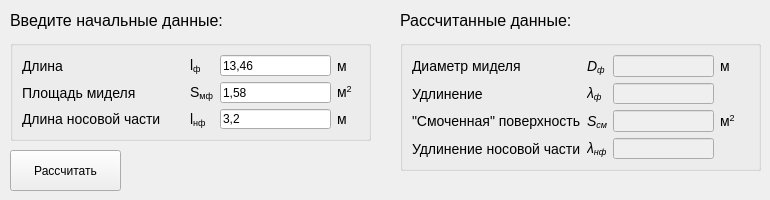
            <widget class="QWidget" name="tab_6">
             <attribute name="title">
              <string>Фюзеляж</string>
             </attribute>
             <widget class="QGroupBox" name="groupBox_9">
              <property name="geometry">
               <rect>
                <x>10</x>
                <y>40</y>
                <width>361</width>
                <height>101</height>
               </rect>
              </property>
              <property name="styleSheet">
               <string notr="true">QLabel{
font-size: 14px;
}</string>
              </property>
              <property name="title">
               <string/>
              </property>
              <layout class="QVBoxLayout" name="verticalLayout_4">
               <item>
                <layout class="QGridLayout" name="gridLayout_11">
                 <item row="0" column="2">
                  <widget class="QLineEdit" name="ed_lf">
                   <property name="text">
                    <string>13,46</string>
                   </property>
                  </widget>
                 </item>
                 <item row="0" column="3">
                  <widget class="QLabel" name="label_181">
                   <property name="text">
                    <string>м   </string>
                   </property>
                  </widget>
                 </item>
                 <item row="1" column="2">
                  <widget class="QLineEdit" name="ed_Smf">
                   <property name="text">
                    <string>1,58</string>
                   </property>
                  </widget>
                 </item>
                 <item row="2" column="2">
                  <widget class="QLineEdit" name="ed_lnf">
                   <property name="text">
                    <string>3,2</string>
                   </property>
                  </widget>
                 </item>
                 <item row="2" column="0">
                  <widget class="QLabel" name="label_168">
                   <property name="text">
                    <string>Длина носовой части</string>
                   </property>
                  </widget>
                 </item>
                 <item row="1" column="0">
                  <widget class="QLabel" name="label_175">
                   <property name="text">
                    <string>Площадь миделя</string>
                   </property>
                  </widget>
                 </item>
                 <item row="0" column="0">
                  <widget class="QLabel" name="label_174">
                   <property name="text">
                    <string>Длина                               </string>
                   </property>
                  </widget>
                 </item>
                 <item row="1" column="3">
                  <widget class="QLabel" name="label_185">
                   <property name="text">
                    <string>&lt;html&gt;&lt;head/&gt;&lt;body&gt;&lt;p&gt;м&lt;span style=&quot; vertical-align:super;&quot;&gt;2&lt;/span&gt;&lt;/p&gt;&lt;/body&gt;&lt;/html&gt;</string>
                   </property>
                  </widget>
                 </item>
                 <item row="2" column="3">
                  <widget class="QLabel" name="label_180">
                   <property name="text">
                    <string>&lt;html&gt;&lt;head/&gt;&lt;body&gt;&lt;p&gt;м   &lt;/p&gt;&lt;/body&gt;&lt;/html&gt;</string>
                   </property>
                  </widget>
                 </item>
                 <item row="0" column="1">
                  <widget class="QLabel" name="label_187">
                   <property name="text">
                    <string>&lt;html&gt;&lt;head/&gt;&lt;body&gt;&lt;p&gt;l&lt;span style=&quot; vertical-align:sub;&quot;&gt;ф&lt;/span&gt;&lt;/p&gt;&lt;/body&gt;&lt;/html&gt;</string>
                   </property>
                  </widget>
                 </item>
                 <item row="1" column="1">
                  <widget class="QLabel" name="label_186">
                   <property name="text">
                    <string>&lt;html&gt;&lt;head/&gt;&lt;body&gt;&lt;p&gt;S&lt;span style=&quot; vertical-align:sub;&quot;&gt;мф&lt;/span&gt;&lt;/p&gt;&lt;/body&gt;&lt;/html&gt;</string>
                   </property>
                  </widget>
                 </item>
                 <item row="2" column="1">
                  <widget class="QLabel" name="label_152">
                   <property name="text">
                    <string>&lt;html&gt;&lt;head/&gt;&lt;body&gt;&lt;p&gt;l&lt;span style=&quot; vertical-align:sub;&quot;&gt;нф&lt;/span&gt;&lt;/p&gt;&lt;/body&gt;&lt;/html&gt;</string>
                   </property>
                  </widget>
                 </item>
                </layout>
               </item>
              </layout>
             </widget>
             <widget class="QGroupBox" name="groupBox_10">
              <property name="geometry">
               <rect>
                <x>400</x>
                <y>40</y>
                <width>361</width>
                <height>131</height>
               </rect>
              </property>
              <property name="styleSheet">
               <string notr="true">QLabel{
font-size: 14px;
}</string>
              </property>
              <property name="title">
               <string/>
              </property>
              <layout class="QVBoxLayout" name="verticalLayout_5">
               <item>
                <layout class="QGridLayout" name="gridLayout_12">
                 <item row="3" column="1">
                  <widget class="QLabel" name="label_207">
                   <property name="text">
                    <string>&lt;html&gt;&lt;head/&gt;&lt;body&gt;&lt;p&gt;&lt;span style=&quot; font-style:italic;&quot;&gt;λ&lt;/span&gt;&lt;span style=&quot; font-style:italic; vertical-align:sub;&quot;&gt;нф&lt;/span&gt;&lt;/p&gt;&lt;/body&gt;&lt;/html&gt;</string>
                   </property>
                  </widget>
                 </item>
                 <item row="0" column="2">
                  <widget class="QLineEdit" name="ed_Df">
                   <property name="enabled">
                    <bool>false</bool>
                   </property>
                  </widget>
                 </item>
                 <item row="2" column="2">
                  <widget class="QLineEdit" name="ed_Ssm">
                   <property name="enabled">
                    <bool>false</bool>
                   </property>
                  </widget>
                 </item>
                 <item row="0" column="3">
                  <widget class="QLabel" name="label_202">
                   <property name="text">
                    <string>м     </string>
                   </property>
                  </widget>
                 </item>
                 <item row="3" column="2">
                  <widget class="QLineEdit" name="ed_lamdanf">
                   <property name="enabled">
                    <bool>false</bool>
                   </property>
                  </widget>
                 </item>
                 <item row="1" column="2">
                  <widget class="QLineEdit" name="ed_lamdaf">
                   <property name="enabled">
                    <bool>false</bool>
                   </property>
                  </widget>
                 </item>
                 <item row="1" column="0" alignment="Qt::AlignLeft">
                  <widget class="QLabel" name="label_191">
                   <property name="text">
                    <string>Удлинение</string>
                   </property>
                  </widget>
                 </item>
                 <item row="3" column="0">
                  <widget class="QLabel" name="label_193">
                   <property name="text">
                    <string>Удлинение носовой части</string>
                   </property>
                  </widget>
                 </item>
                 <item row="0" column="0">
                  <widget class="QLabel" name="label_195">
                   <property name="text">
                    <string>Диаметр миделя</string>
                   </property>
                  </widget>
                 </item>
                 <item row="2" column="0">
                  <widget class="QLabel" name="label_196">
                   <property name="text">
                    <string>&quot;Смоченная&quot; поверхность</string>
                   </property>
                  </widget>
                 </item>
                 <item row="1" column="1">
                  <widget class="QLabel" name="label_197">
                   <property name="text">
                    <string>&lt;html&gt;&lt;head/&gt;&lt;body&gt;&lt;p&gt;&lt;span style=&quot; font-style:italic;&quot;&gt;λ&lt;/span&gt;&lt;span style=&quot; font-style:italic; vertical-align:sub;&quot;&gt;ф&lt;/span&gt;&lt;/p&gt;&lt;/body&gt;&lt;/html&gt;</string>
                   </property>
                  </widget>
                 </item>
                 <item row="0" column="1">
                  <widget class="QLabel" name="label_198">
                   <property name="text">
                    <string>&lt;html&gt;&lt;head/&gt;&lt;body&gt;&lt;p&gt;&lt;span style=&quot; font-style:italic;&quot;&gt;D&lt;/span&gt;&lt;span style=&quot; font-style:italic; vertical-align:sub;&quot;&gt;ф&lt;/span&gt;&lt;/p&gt;&lt;/body&gt;&lt;/html&gt;</string>
                   </property>
                  </widget>
                 </item>
                 <item row="2" column="1">
                  <widget class="QLabel" name="label_208">
                   <property name="text">
                    <string>&lt;html&gt;&lt;head/&gt;&lt;body&gt;&lt;p&gt;&lt;span style=&quot; font-style:italic;&quot;&gt;S&lt;/span&gt;&lt;span style=&quot; font-style:italic; vertical-align:sub;&quot;&gt;см&lt;/span&gt;&lt;/p&gt;&lt;/body&gt;&lt;/html&gt;</string>
                   </property>
                  </widget>
                 </item>
                 <item row="2" column="3">
                  <widget class="QLabel" name="label_206">
                   <property name="text">
                    <string>&lt;html&gt;&lt;head/&gt;&lt;body&gt;&lt;p&gt;м&lt;span style=&quot; vertical-align:super;&quot;&gt;2&lt;/span&gt;&lt;/p&gt;&lt;/body&gt;&lt;/html&gt;</string>
                   </property>
                  </widget>
                 </item>
                </layout>
               </item>
              </layout>
             </widget>
             <widget class="QPushButton" name="buCalFuselage">
              <property name="geometry">
               <rect>
                <x>10</x>
                <y>150</y>
                <width>111</width>
                <height>41</height>
               </rect>
              </property>
              <property name="cursor">
               <cursorShape>PointingHandCursor</cursorShape>
              </property>
              <property name="text">
               <string>Рассчитать</string>
              </property>
             </widget>
             <widget class="QLabel" name="label_299">
              <property name="geometry">
               <rect>
                <x>10</x>
                <y>10</y>
                <width>221</width>
                <height>21</height>
               </rect>
              </property>
              <property name="styleSheet">
               <string notr="true">font-size:16px;</string>
              </property>
              <property name="text">
               <string>Введите начальные данные:</string>
              </property>
             </widget>
             <widget class="QLabel" name="label_303">
              <property name="geometry">
               <rect>
                <x>400</x>
                <y>10</y>
                <width>211</width>
                <height>21</height>
               </rect>
              </property>
              <property name="styleSheet">
               <string notr="true">font-size: 16px;</string>
              </property>
              <property name="text">
               <string>Рассчитанные данные:</string>
              </property>
             </widget>
            </widget>
